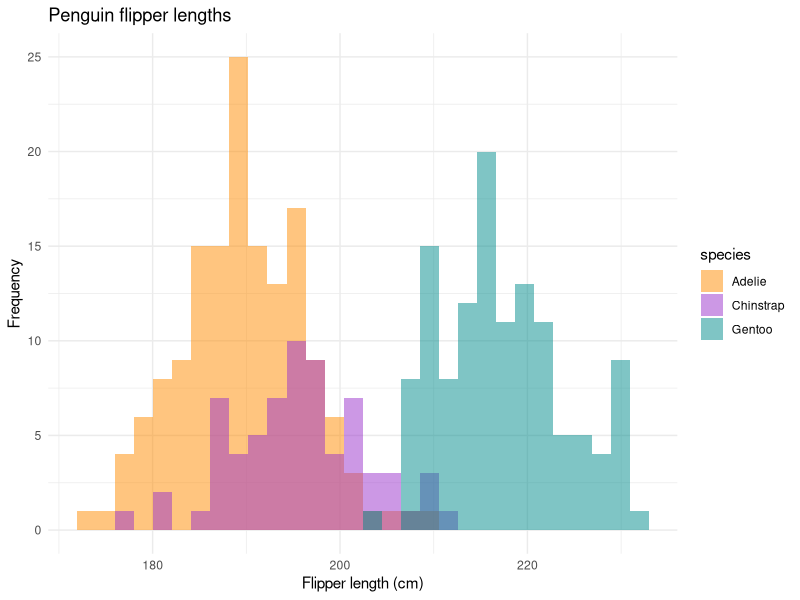

Write R code to recreate this figure.
## ---- chunk 1
library(palmerpenguins)
library(tidyverse)
theme_set(theme_minimal())
ggplot(data = penguins, aes(x = flipper_length_mm)) +
  geom_histogram(aes(fill = species), alpha = 0.5, position = "identity") +
  scale_fill_manual(values = c("darkorange","darkorchid","cyan4")) +
  labs(title = 'Penguin flipper lengths',
       x='Flipper length (cm)',
       y = 'Frequency')
